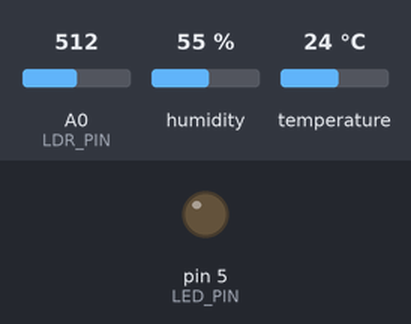
This sketch was run on a simulated Arduino Uno, built with avr-gcc and run on an emulated ATmega328P. Shown: output pins drawn as LEDs (lit = HIGH). Inputs (shaded band) come from the test bench; at power-on: A0 (LDR_PIN) = 512, humidity 55 %, temperature 24 °C. What the sketch prints to the serial monitor is not drawn.

Above: at 2.0 s.
At 26.1 s:
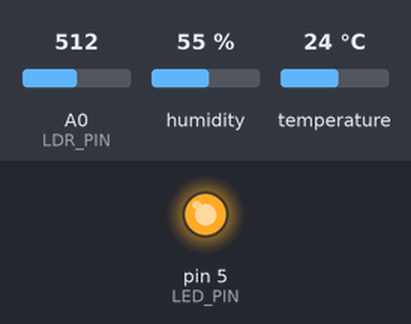
Timing chart, 0 to 29.7 s (numbered marks = the images above):
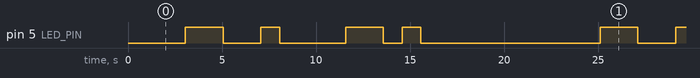

The sketch:

LiFi_Temp_Transmission.ino
```cpp
#include <DHT.h>

#define DHTPIN 2
#define DHTTYPE DHT11
#define LED_PIN 5
#define LDR_PIN A0

#define BIT_DELAY 1000
#define SAMPLES 10
#define THRESHOLD 200

DHT dht(DHTPIN, DHTTYPE);

void setup() {
  Serial.begin(9600);
  delay(1000);
  dht.begin();
  pinMode(LED_PIN, OUTPUT);
  digitalWrite(LED_PIN, LOW);
  Serial.println("🔁 Li-Fi Temp Transmission + Decoding");
}

void loop() {
  Serial.println("\n🔄 Starting Transmission Cycle");

  float temp = dht.readTemperature();
  if (isnan(temp)) {
    Serial.println("❌ DHT11 read failed");
    delay(3000);
    return;
  }

  int tempInt = (int)temp;
  String tempStr = String(tempInt);

  Serial.print("📤 Sending Temp: ");
  Serial.println(tempStr);

  String receivedStr = "";

  for (int i = 0; i < tempStr.length(); i++) {
    char c = tempStr[i];
    Serial.print("Sending char: ");
    Serial.println(c);

    byte receivedChar = 0;

    for (int b = 7; b >= 0; b--) {
      bool bitVal = (c >> b) & 1;
      digitalWrite(LED_PIN, bitVal ? HIGH : LOW);

      long sum = 0;
      for (int j = 0; j < SAMPLES; j++) {
        sum += analogRead(LDR_PIN);
        delay(BIT_DELAY / SAMPLES);
      }
      int avg = sum / SAMPLES;
      bool rxBit = (avg > THRESHOLD);
      if (rxBit) receivedChar |= (1 << b);

      Serial.print("  Bit ");
      Serial.print(7 - b);
      Serial.print(": Sent = ");
      Serial.print(bitVal);
      Serial.print(" | LDR avg = ");
      Serial.print(avg);
      Serial.print(" → ");
      Serial.println(rxBit);
    }

    digitalWrite(LED_PIN, LOW);
    receivedStr += (char)receivedChar;
    delay(500);
  }

  Serial.print("📥 Decoded Temp: ");
  Serial.println(receivedStr);
  Serial.println("✅ Transmission complete.");

  delay(5000);
}
```

Measured:
- by itself, pin 5 (LED_PIN): repeats every 22.1 s: LOW 2.0 s, HIGH 1.0 s, LOW 3.5 s, HIGH 2.0 s, LOW 1.0 s, HIGH 1.0 s, LOW 9.5 s, HIGH 2.0 s
- by itself, everything shown: repeats every 22.1 s, in 8 steps
